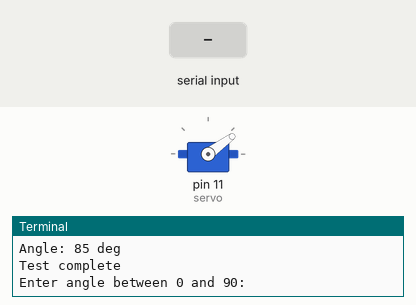
Recording of a program running on a simulated Raspberry Pi (header pin numbers). Shown: servo, the last lines printed to the terminal. Inputs (shaded band) come from the test bench. Servo angles are drawn from the pulse width (0.5 ms = 0°, 2.5 ms = 180°).

Above: at 10.2 s.
10.3 s: "90" typed at the terminal, then Enter
At 11.2 s:
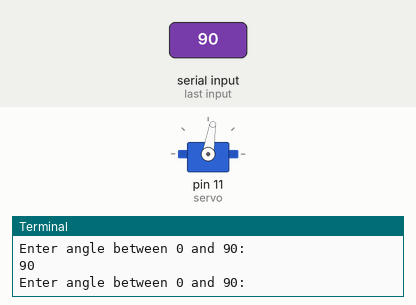
11.8 s: "5" typed at the terminal, then Enter
At 12.4 s:
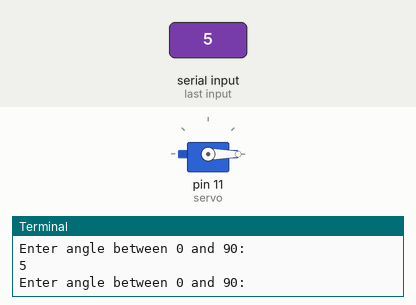
Timing chart, 0 to 14.8 s (numbered marks = the images above; inputs shaded):
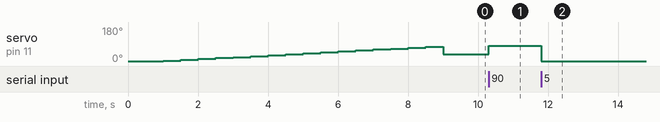

Measured:
- after the input at 10.3 s, servo on pin 11 (servo): 36° → 81° at once
- after the input at 11.8 s, servo on pin 11 (servo): 81° → 0° at once

The program:

servo_test_script.py
```python
import RPi.GPIO as GPIO
import time

GPIO.setmode(GPIO.BOARD)


GPIO.setup(11, GPIO.OUT)
servo = GPIO.PWM(11, 50) # Pin 11, 50 Hz
servo.start(0)

print("Camera swing arm can only go between 0 and 90 degrees")
print("Testing full range")

for i in range(18):
        print(f"Angle: {i*5} deg")
        servo.ChangeDutyCycle(2 + (i*5)/18)
        time.sleep(0.5)
        servo.ChangeDutyCycle(0)

servo.ChangeDutyCycle(2 + 45/18)
print("Test complete")

try:
        while True:
                angle = float(input("Enter angle between 0 and 90: "))
                if (angle >= 0) and (angle <= 90):
                        servo.ChangeDutyCycle(2 + (angle/18))
                        time.sleep(0.5)
                        servo.ChangeDutyCycle(0)
                else:
                        print("Not a valid angle")

finally:
        servo.stop()
        GPIO.cleanup()
        print("End")
```
